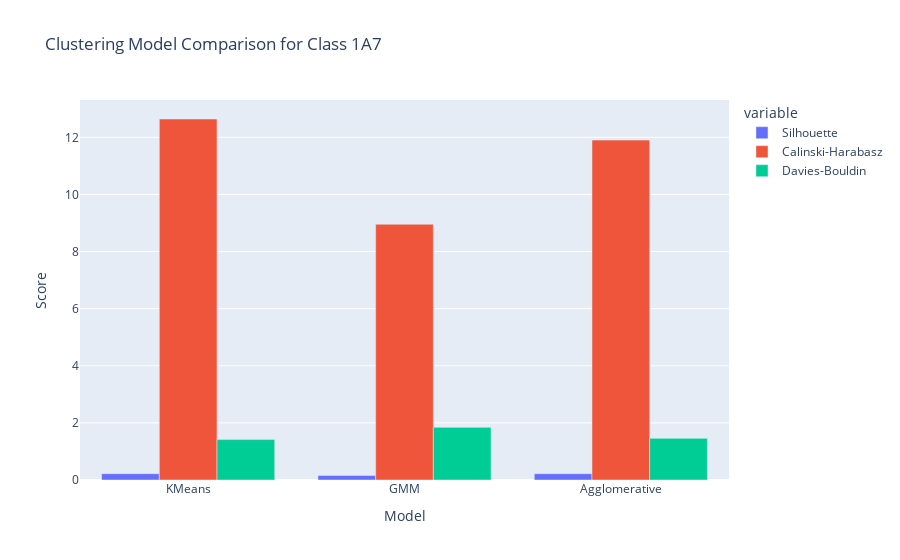

Source (notebook cell):
### Markdown cell above
### 6. Evaluation
To choose the best clustering model, we'll use the following metrics:
- **Silhouette Score:** Measures how similar a data point is to its own cluster compared to other clusters. The score ranges from -1 to 1, where a high value indicates that the object is well matched to its own cluster and poorly matched to neighboring clusters.
- **Calinski-Harabasz Score:** Also known as the Variance Ratio Criterion, it's the ratio of the sum of between-cluster dispersion and within-cluster dispersion. A higher score indicates better-defined clusters.
- **Davies-Bouldin Score:** Measures the average similarity between each cluster and its most similar one. The score ranges from 0 upwards, where a lower value indicates better clustering.

### Code cell
def evaluate_clustering(X_scaled, labels, model_name):
    if len(set(labels)) > 1:
        silhouette = silhouette_score(X_scaled, labels)
        calinski = calinski_harabasz_score(X_scaled, labels)
        davies = davies_bouldin_score(X_scaled, labels)
    else:
        silhouette, calinski, davies = -1, -1, -1
        
    return {'Model': model_name, 'Silhouette': silhouette, 'Calinski-Harabasz': calinski, 'Davies-Bouldin': davies}

kmeans_eval = evaluate_clustering(X_scaled, class_df['kmeans_cluster'], 'KMeans')
gmm_eval = evaluate_clustering(X_scaled, class_df['gmm_cluster'], 'GMM')
agglomerative_eval = evaluate_clustering(X_scaled, class_df['agglomerative_cluster'], 'Agglomerative')

evaluation_df = pd.DataFrame([kmeans_eval, gmm_eval, agglomerative_eval])
display(evaluation_df)

fig = px.bar(evaluation_df.melt(id_vars='Model'), x='Model', y='value', color='variable', barmode='group', title=f'Clustering Model Comparison for Class {selected_class}')
fig.update_layout(yaxis_title='Score')
fig.show()

### Figure 1 — Plotly figure (JSON) as saved in the notebook; plotly's stock layout.template omitted (floating-point values rounded to 4 significant figures)
{"data": [{"alignmentgroup": "True", "hovertemplate": "variable=Silhouette<br>Model=%{x}<br>value=%{y}<extra></extra>", "legendgroup": "Silhouette", "marker": {"color": "#636efa", "pattern": {"shape": ""}}, "name": "Silhouette", "offsetgroup": "Silhouette", "orientation": "v", "showlegend": true, "textposition": "auto", "type": "bar", "x": ["KMeans", "GMM", "Agglomerative"], "xaxis": "x", "y": [0.2226, 0.1559, 0.2207], "yaxis": "y"}, {"alignmentgroup": "True", "hovertemplate": "variable=Calinski-Harabasz<br>Model=%{x}<br>value=%{y}<extra></extra>", "legendgroup": "Calinski-Harabasz", "marker": {"color": "#EF553B", "pattern": {"shape": ""}}, "name": "Calinski-Harabasz", "offsetgroup": "Calinski-Harabasz", "orientation": "v", "showlegend": true, "textposition": "auto", "type": "bar", "x": ["KMeans", "GMM", "Agglomerative"], "xaxis": "x", "y": [12.64, 8.956, 11.9], "yaxis": "y"}, {"alignmentgroup": "True", "hovertemplate": "variable=Davies-Bouldin<br>Model=%{x}<br>value=%{y}<extra></extra>", "legendgroup": "Davies-Bouldin", "marker": {"color": "#00cc96", "pattern": {"shape": ""}}, "name": "Davies-Bouldin", "offsetgroup": "Davies-Bouldin", "orientation": "v", "showlegend": true, "textposition": "auto", "type": "bar", "x": ["KMeans", "GMM", "Agglomerative"], "xaxis": "x", "y": [1.415, 1.843, 1.458], "yaxis": "y"}], "layout": {"barmode": "group", "legend": {"title": {"text": "variable"}, "tracegroupgap": 0}, "title": {"text": "Clustering Model Comparison for Class 1A7"}, "xaxis": {"anchor": "y", "domain": [0, 1], "title": {"text": "Model"}}, "yaxis": {"anchor": "x", "domain": [0, 1], "title": {"text": "Score"}}}}
